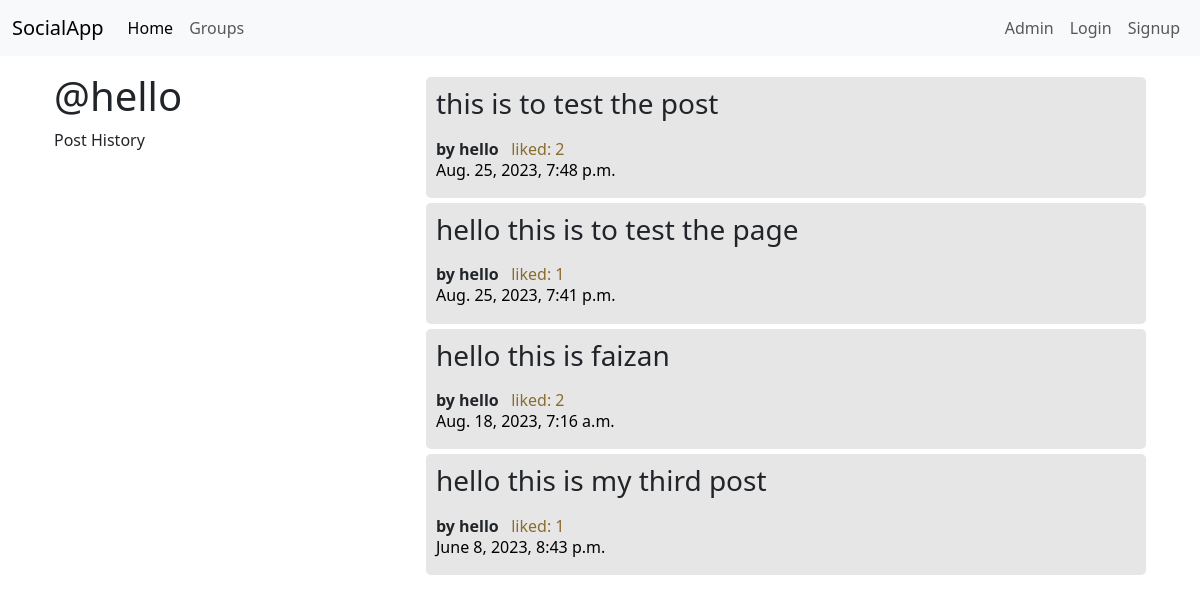
/posts/by/hello/, run on an earlier commit of the app's database.
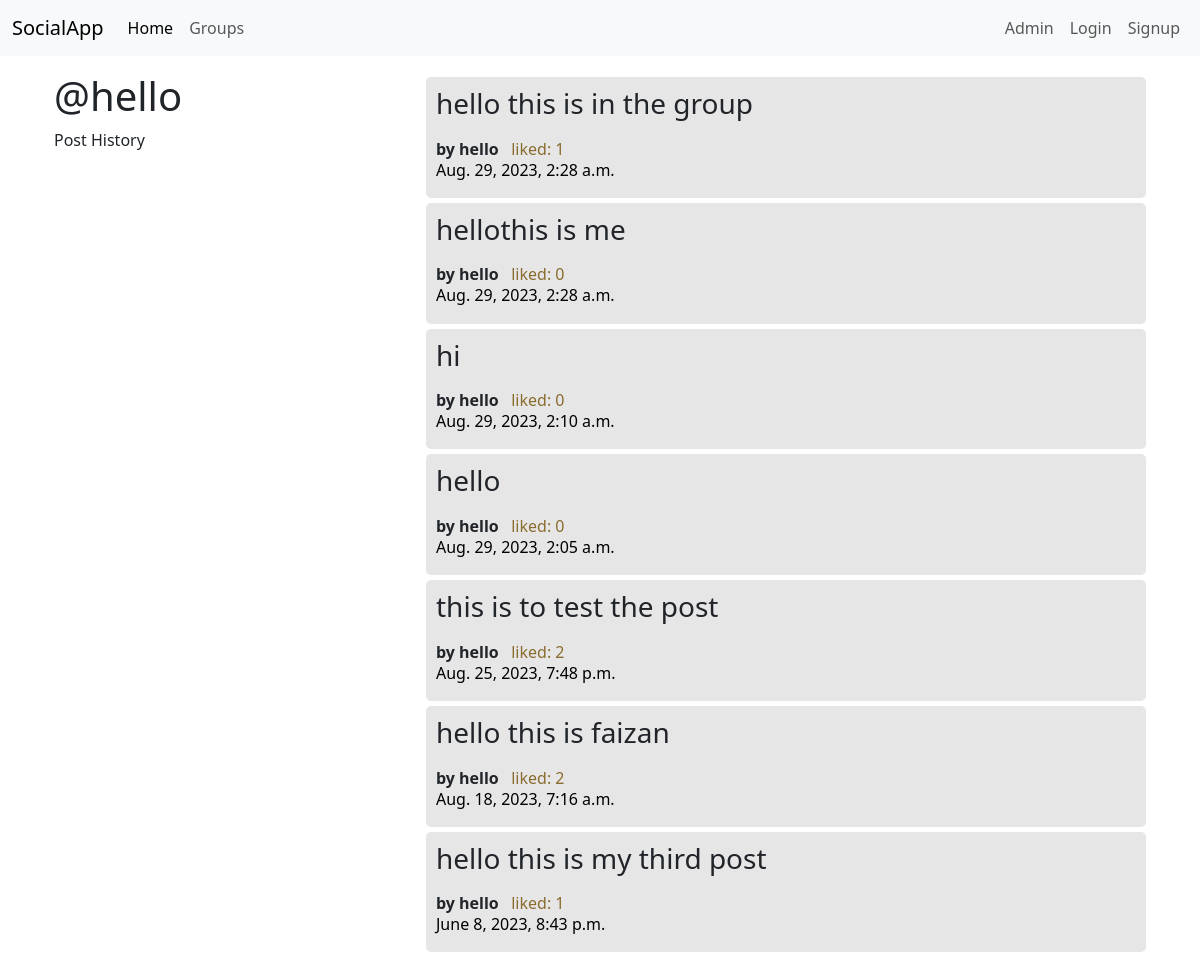
And on a later commit of the database.
### posts/models.py (models this page shows, shortened)
class Post(models.Model):
    user = models.ForeignKey(User, on_delete = models.CASCADE, related_name="posts")
    created_at = models.DateTimeField(auto_now = True)
    message = models.TextField()
    message_html = models.TextField(editable = False)
    group = models.ForeignKey(Group, on_delete = models.CASCADE, related_name='posts', null=True, blank=True)
    liked_users = models.ManyToManyField(User, through='PostLike')
    class Meta:
        ordering = ["-created_at"]
        unique_together = ("user", "message")

### posts/views.py (the view)
# urls.py: path('by/<str:username>/', views.UserPosts.as_view(), name="for_user"),
class UserPosts(ListView):
    model = models.Post
    template_name = 'posts/user_post_list.html'
    def get_queryset(self):
        try:
            self.post_user = User.objects.prefetch_related('posts').get(username__iexact = self.kwargs.get('username'))
        except:
            User.DoesNotExist
            raise Http404
        else:
            return self.post_user.posts.all()
    def get_context_data(self, **kwargs):
        context = super().get_context_data(**kwargs)
        context['post_user'] = self.post_user
        return context

### posts/templates/posts/user_post_list.html
{% extends "posts/post_base.html" %}
{% block prepost %}
<div class="col-md-4">
	<h1>@{{ post_user.username }}</h1>
	<p>Post History</p>
</div>
{% endblock %}
{% block post_content %}
<div class="col-md-8">
	{% for post in post_list %}
		{% include "posts/post_reference.html" %}
	{% endfor %}
</div>
{% endblock %}

### posts/templates/posts/post_reference.html (shortened to what this page needs)
{% load static %}
<div class="post-single post media ">
	<h3>{{ post.message_html|safe }}</h3>
	   <div><strong>by {{ post.user.username }}</strong>
		<span class="liked-post"> liked: {{post.liked_users.count}}  </span>
	   </div>
		<h6 class="media-heading">
			<time class="time">
                <a href="{% url 'posts:single' username=post.user.username pk=post.pk %}"
				   class="link-color">
                    {{ post.created_at }}
                </a>
            </time>
		</h6>
</div>

What changed in the data, as far as the page shows it:
removed Post: message_html "hello this is to test the page", user.username "hello", liked_users.count "1", created_at "Aug. 25, 2023, 7:41 p.m."
added Post: message_html "hello this is in the group", user.username "hello", liked_users.count "1", created_at "Aug. 29, 2023, 2:28 a.m."
added Post: message_html "hellothis is me", user.username "hello", liked_users.count "0", created_at "Aug. 29, 2023, 2:28 a.m."
added Post: message_html "hi", user.username "hello", liked_users.count "0", created_at "Aug. 29, 2023, 2:10 a.m."
added Post: message_html "hello", user.username "hello", liked_users.count "0", created_at "Aug. 29, 2023, 2:05 a.m."
